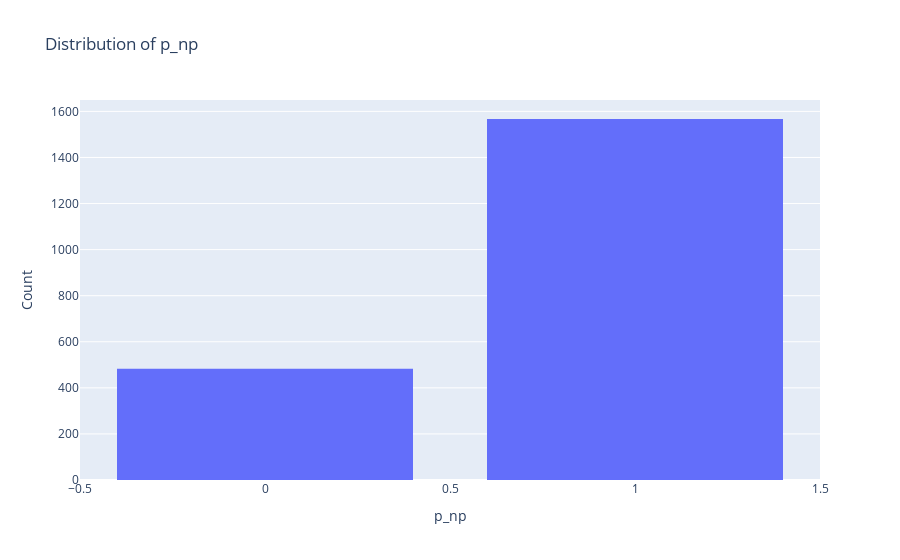

Write notebook code for a chart like this one.
### Code cell
distribution_plot(df['p_np'], 'p_np', 'Distribution of p_np')

### Figure 1 — Plotly figure (JSON) as saved in the notebook; plotly's stock layout.template omitted (floating-point values rounded to 4 significant figures; data arrays with more than 128 entries replaced by an {"elided": "..."} marker saying what was removed)
{"data": [{"name": "p_np", "type": "histogram", "x": {"elided": "2050 int values"}}], "layout": {"bargap": 0.2, "title": {"text": "Distribution of p_np"}, "xaxis": {"title": {"text": "p_np"}}, "yaxis": {"title": {"text": "Count"}}}}
